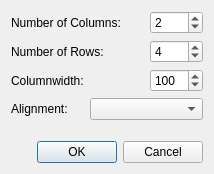
<?xml version="1.0" encoding="UTF-8"?>
<ui version="4.0">
 <class>TableDialog</class>
 <widget class="QDialog" name="TableDialog">
  <property name="geometry">
   <rect>
    <x>0</x>
    <y>0</y>
    <width>214</width>
    <height>174</height>
   </rect>
  </property>
  <property name="windowTitle">
   <string>Dialog</string>
  </property>
  <layout class="QGridLayout" name="gridLayout_2">
   <item row="0" column="0">
    <layout class="QGridLayout" name="gridLayout">
     <item row="0" column="0" colspan="2">
      <widget class="QLabel" name="label">
       <property name="text">
        <string>Number of Columns:</string>
       </property>
      </widget>
     </item>
     <item row="0" column="2">
      <widget class="QSpinBox" name="spinBox_NumberOfColumns">
       <property name="minimum">
        <number>1</number>
       </property>
       <property name="value">
        <number>2</number>
       </property>
      </widget>
     </item>
     <item row="1" column="0" colspan="2">
      <widget class="QLabel" name="label_2">
       <property name="text">
        <string>Number of Rows:</string>
       </property>
      </widget>
     </item>
     <item row="1" column="2">
      <widget class="QSpinBox" name="spinBox_NumberOfRows">
       <property name="minimum">
        <number>1</number>
       </property>
       <property name="value">
        <number>4</number>
       </property>
      </widget>
     </item>
     <item row="2" column="0">
      <widget class="QLabel" name="label_3">
       <property name="text">
        <string>Columnwidth:</string>
       </property>
      </widget>
     </item>
     <item row="2" column="2">
      <widget class="QSpinBox" name="spinBox_ColumnWidth">
       <property name="minimum">
        <number>50</number>
       </property>
       <property name="maximum">
        <number>500</number>
       </property>
       <property name="value">
        <number>100</number>
       </property>
      </widget>
     </item>
     <item row="3" column="0">
      <widget class="QLabel" name="label_4">
       <property name="text">
        <string>Alignment:</string>
       </property>
      </widget>
     </item>
     <item row="3" column="1" colspan="2">
      <widget class="QComboBox" name="comboBox_Alignment"/>
     </item>
    </layout>
   </item>
   <item row="1" column="0">
    <spacer name="verticalSpacer">
     <property name="orientation">
      <enum>Qt::Vertical</enum>
     </property>
     <property name="sizeHint" stdset="0">
      <size>
       <width>20</width>
       <height>12</height>
      </size>
     </property>
    </spacer>
   </item>
   <item row="2" column="0">
    <widget class="QDialogButtonBox" name="buttonBox">
     <property name="orientation">
      <enum>Qt::Horizontal</enum>
     </property>
     <property name="standardButtons">
      <set>QDialogButtonBox::Cancel|QDialogButtonBox::Ok</set>
     </property>
    </widget>
   </item>
  </layout>
 </widget>
 <resources/>
 <connections>
  <connection>
   <sender>buttonBox</sender>
   <signal>accepted()</signal>
   <receiver>TableDialog</receiver>
   <slot>accept()</slot>
   <hints>
    <hint type="sourcelabel">
     <x>248</x>
     <y>254</y>
    </hint>
    <hint type="destinationlabel">
     <x>157</x>
     <y>274</y>
    </hint>
   </hints>
  </connection>
  <connection>
   <sender>buttonBox</sender>
   <signal>rejected()</signal>
   <receiver>TableDialog</receiver>
   <slot>reject()</slot>
   <hints>
    <hint type="sourcelabel">
     <x>316</x>
     <y>260</y>
    </hint>
    <hint type="destinationlabel">
     <x>286</x>
     <y>274</y>
    </hint>
   </hints>
  </connection>
 </connections>
</ui>
